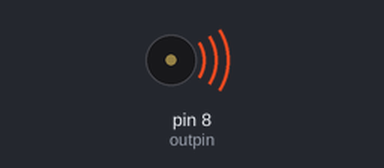
The sketch below on a simulated Arduino Uno, built with avr-gcc and run on an emulated ATmega328P. On the bench: buzzer (waves = sounding).

Above: at 0.2 s.
At 8.14 s:
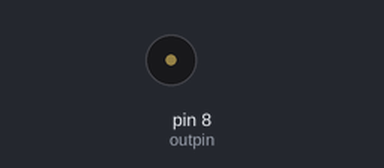
Timing chart, 0 to 10.4 s (numbered marks = the images above):
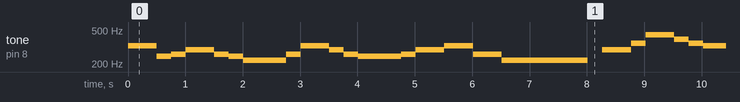

The sketch:

tetristune.ino
```cpp
// From http://www.instructables.com/id/How-to-easily-play-music-with-buzzer-on-arduino-Th/

// NB: ALL NOTES DEFINED WITH STANDARD ENGLISH NAMES, EXCEPT FROM "A"
//THAT IS CALLED WITH THE ITALIAN NAME "LA" BECAUSE A0,A1...ARE THE ANALOG PINS ON ARDUINO.
// (Ab IS CALLED Ab AND NOT LAb)
#define	C0 16.35
#define	Db0	17.32
#define	D0	18.35
#define	Eb0	19.45
#define	E0	20.60
#define	F0	21.83
#define	Gb0	23.12
#define	G0	24.50
#define	Ab0	25.96
#define	LA0	27.50
#define	Bb0	29.14
#define	B0	30.87
#define	C1	32.70
#define	Db1	34.65
#define	D1	36.71
#define	Eb1	38.89
#define	E1	41.20
#define	F1	43.65
#define	Gb1	46.25
#define	G1	49.00
#define	Ab1	51.91
#define	LA1	55.00
#define	Bb1	58.27
#define	B1	61.74
#define	C2	65.41
#define	Db2	69.30
#define	D2	73.42
#define	Eb2	77.78
#define	E2	82.41
#define	F2	87.31
#define	Gb2	92.50
#define	G2	98.00
#define	Ab2	103.83
#define	LA2	110.00
#define	Bb2	116.54
#define	B2	123.47
#define	C3	130.81
#define	Db3	138.59
#define	D3	146.83
#define	Eb3	155.56
#define	E3	164.81
#define	F3	174.61
#define	Gb3	185.00
#define	G3	196.00
#define	Ab3	207.65
#define	LA3	220.00
#define	Bb3	233.08
#define	B3	246.94
#define	C4	261.63
#define	Db4	277.18
#define	D4	293.66
#define	Eb4	311.13
#define	E4	329.63
#define	F4	349.23
#define	Gb4	369.99
#define	G4	392.00
#define	Ab4	415.30
#define	LA4	440.00
#define	Bb4	466.16
#define	B4	493.88
#define	C5	523.25
#define	Db5	554.37
#define	D5	587.33
#define	Eb5	622.25
#define	E5	659.26
#define	F5	698.46
#define	Gb5	739.99
#define	G5	783.99
#define	Ab5	830.61
#define	LA5	880.00
#define	Bb5	932.33
#define	B5	987.77
#define	C6	1046.50
#define	Db6	1108.73
#define	D6	1174.66
#define	Eb6	1244.51
#define	E6	1318.51
#define	F6	1396.91
#define	Gb6	1479.98
#define	G6	1567.98
#define	Ab6	1661.22
#define	LA6	1760.00
#define	Bb6	1864.66
#define	B6	1975.53
#define	C7	2093.00
#define	Db7	2217.46
#define	D7	2349.32
#define	Eb7	2489.02
#define	E7	2637.02
#define	F7	2793.83
#define	Gb7	2959.96
#define	G7	3135.96
#define	Ab7	3322.44
#define	LA7	3520.01
#define	Bb7	3729.31
#define	B7	3951.07
#define	C8	4186.01
#define	Db8	4434.92
#define	D8	4698.64
#define	Eb8	4978.03
// DURATION OF THE NOTES
#define BPM 120    //  you can change this value changing all the others
#define H 2*Q //half 2/4
#define Q 60000/BPM //quarter 1/4
#define E Q/2   //eighth 1/8
#define S Q/4 // sixteenth 1/16
#define W 4*Q // whole 4/4

int outpin = 8;

void setup() {
pinMode(outpin, OUTPUT);
}

// the loop routine runs over and over again forever:
void loop() {
    tone(outpin, E4, Q);
    delay(1+Q);
    tone(outpin, B3, E);
    delay(1+E);
    tone(outpin, C4, E);
    delay(1+E);
    tone(outpin, D4, Q);
    delay(1+Q);
    tone(outpin, C4, E);
    delay(1+E);
    tone(outpin, B3, E);
    delay(1+E);
    tone(outpin, LA3, Q);
    delay(1+Q);
    tone(outpin, LA3, E);
    delay(1+E);
    tone(outpin, C4, E);
    delay(1+E);
    tone(outpin, E4, Q);
    delay(1+Q);
    tone(outpin, D4, E);
    delay(1+E);
    tone(outpin, C4, E);
    delay(1+E);
    tone(outpin, B3, Q+E);
    delay(1+Q+E);
    tone(outpin, C4, E);
    delay(1+E);
    tone(outpin, D4, Q);
    delay(1+Q);
    tone(outpin, E4, Q);
    delay(1+Q);
    tone(outpin, C4, Q);
    delay(1+Q);
    tone(outpin, LA3, Q);
    delay(1+Q);
    tone(outpin, LA3, H);
    delay(1+H);
    delay(1+E);
    tone(outpin, D4, Q);
    delay(1+Q);
    tone(outpin, F4, E);
    delay(1+E);
    tone(outpin, LA4, Q);
    delay(1+Q);
    tone(outpin, G4, E);
    delay(1+E);
    tone(outpin, F4, E);
    delay(1+E);
    tone(outpin, E4, Q+E);
    delay(1+Q+E);
    tone(outpin, C4, E);
    delay(1+E);
    tone(outpin, E4, Q);
    delay(1+Q);
    tone(outpin, D4, E);
    delay(1+E);
    tone(outpin, C4, E);
    delay(1+E);
    tone(outpin, B3, Q);
    delay(1+Q);
    tone(outpin, B3, E);
    delay(1+E);
    tone(outpin, C4, E);
    delay(1+E);
    tone(outpin, D4, Q);
    delay(1+Q);
    tone(outpin, E4, Q);
    delay(1+Q);
    tone(outpin, C4, Q);
    delay(1+Q);
    tone(outpin, LA3, Q);
    delay(1+Q);
    tone(outpin, LA3, H);
    delay(1+H);
 }
```

Measured:
- by itself, tone on pin 8 (outpin): plays 329 Hz for 0.50 s, 246 Hz for 0.25 s, 261 Hz for 0.25 s, 293 Hz for 0.50 s, 261 Hz for 0.25 s, 246 Hz for 0.25 s … (269 notes in this stretch)
